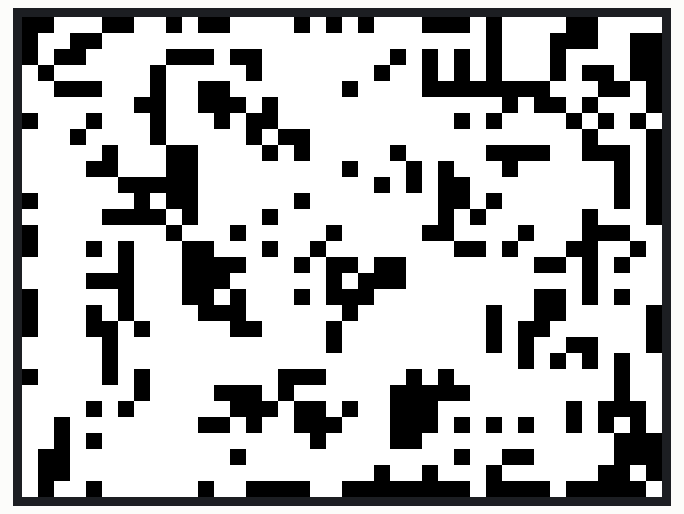
This program was run on a simulated ESP32. On the bench: 320×240 colour display. Random numbers use the default seed unless the program sets one.

Above: at 0.5 s.
At 3.7 s:
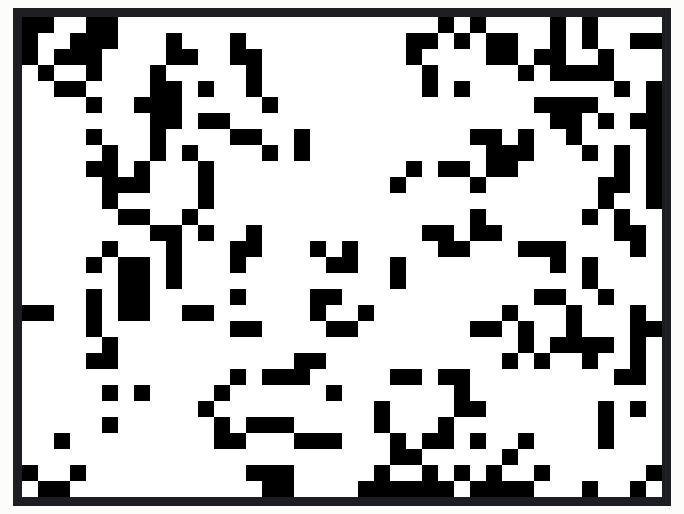
At 7.0 s:
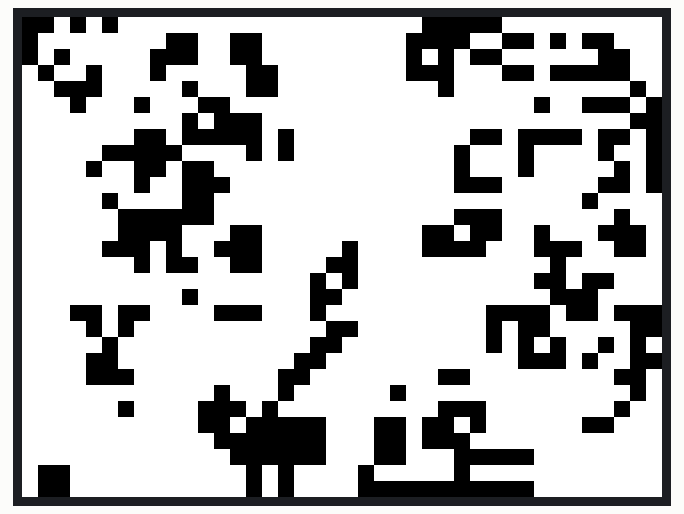
At 16.7 s:
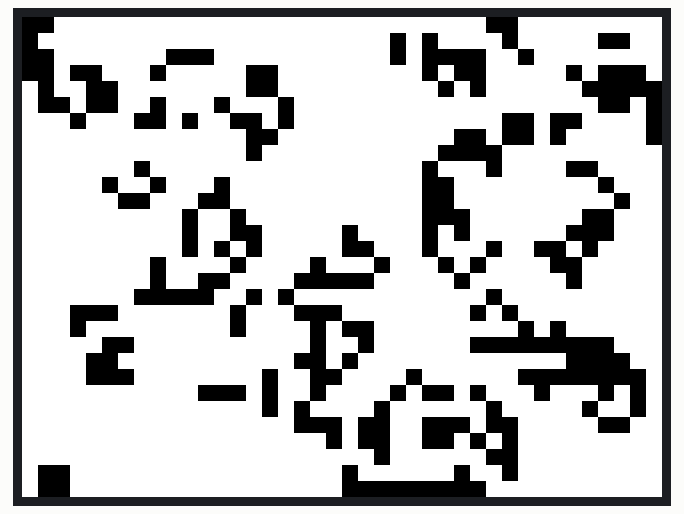
At 26.4 s:
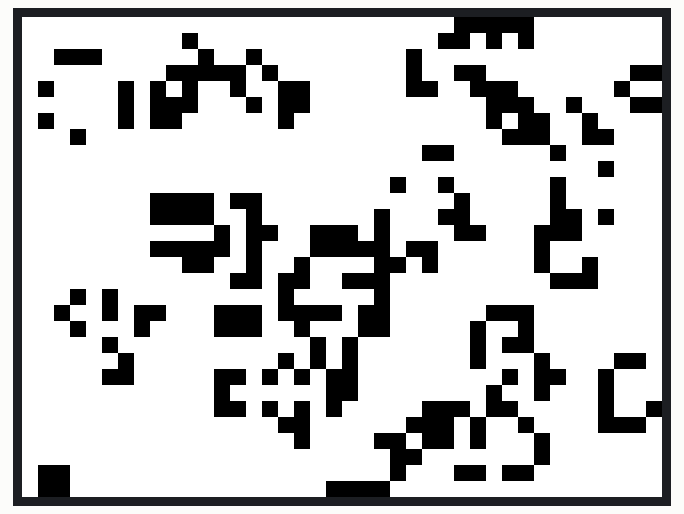
At 36.0 s:
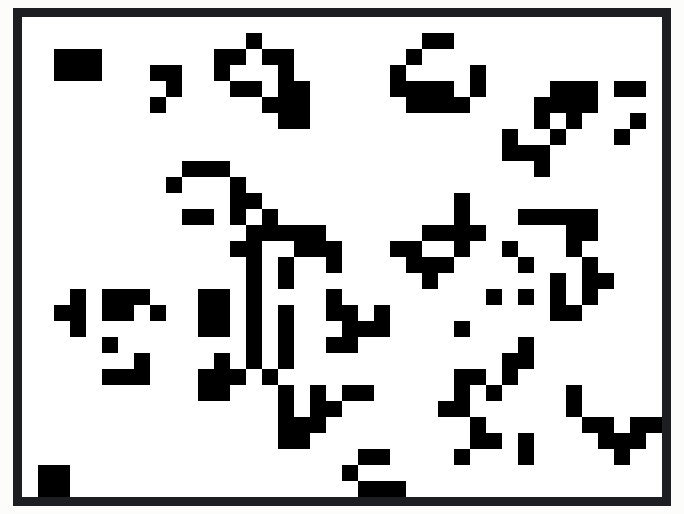

Measured:
- what the display in image 1 shows lasts 3.2 s, from 3.7 s to 6.9 s

The program:

main.cpp
```cpp
#include <Arduino.h>
#include <TFT_eSPI.h> // Graphics and font library for ILI9341 driver chip
#include <SPI.h>

#define CELL 8             // cell size in pixels
#define GRID_W (320 / CELL) //Adjusted grid width and height for the IlI9341 display(320x240)
#define GRID_H (240 / CELL)

TFT_eSPI tft = TFT_eSPI();  // Invoke library, pins defined in User_Setup.h

bool grid[GRID_W][GRID_H];

void randomizeGrid();

void setup() {
  tft.init();
  tft.setRotation(3);
  tft.fillScreen(TFT_WHITE);
  randomizeGrid(); // Draw a random grid once
}

int countNeighbours(int x, int y){

 int neighbours = 0;
 for(int i = x-1; i <= x+1; i++){
    for(int j = y-1; j <= y+1; j++){
      if(!(x == i && y == j) && i >= 0 && i < GRID_W && j >= 0 && j < GRID_H && grid[i][j]){
        neighbours++;
      }
    }
 }
  return neighbours;
}

void getNextGrid(){
  bool nextGrid[GRID_W][GRID_H];
  for(int x = 0; x < GRID_W; x++){
    for(int y = 0; y < GRID_H; y++){
      int neighbours = countNeighbours(x,y);
      if(neighbours < 2){ // underpopulation
        nextGrid[x][y] = 0;
      }
      else if(neighbours > 3){ // overpopulation
        nextGrid[x][y] = 0;
      }
      else if(neighbours == 3){ // reproduction
        nextGrid[x][y] = 1;
      }
      else{
        nextGrid[x][y] = grid[x][y];
      }
    }
 }
  for(int x = 0; x < GRID_W; x++){
    for(int y = 0; y < GRID_H; y++){
      grid[x][y] = nextGrid[x][y];
    }
  }
}

void randomizeGrid(){
  for(int x = 0; x < GRID_W; x++){
    for(int y = 0; y < GRID_H; y++){
      grid[x][y] = random(0,2);
    }
  }
}

void drawGrid() {
  static uint8_t bitmap[320 * 240 / 8];  // 9600 bytes for full 1-bit screen buffer

  // clear bitmap for new frame
  memset(bitmap, 0, sizeof(bitmap));

  // loop through logical cells
  for (int x = 0; x < GRID_W; x++) {
    for (int y = 0; y < GRID_H; y++) {

      bool cell = grid[x][y];   // current Game of Life grid state
      if (!cell) continue;      // only draw ALIVE cells

      // top-left corner of the cell in pixels
      int newX = x * CELL;
      int newY = y * CELL;

      // fill 8×8 pixels in bitmap
      for (int i = 0; i < CELL; i++) {
        for (int j = 0; j < CELL; j++) {
          int px = newX + i;
          int py = newY + j;

          int byteIndex = (py * 320 + px) / 8;   // which byte in array
          int bitIndex  =  7 - (px % 8);          // which bit in the byte (MSB first)

          bitmap[byteIndex] |= (1 << bitIndex);
        }
      }
    }
  }
  tft.drawBitmap(0, 0, bitmap, 320, 240, TFT_BLACK, TFT_WHITE);
}

void loop() {
  getNextGrid();
  drawGrid();
  delay(3000);
}
```
